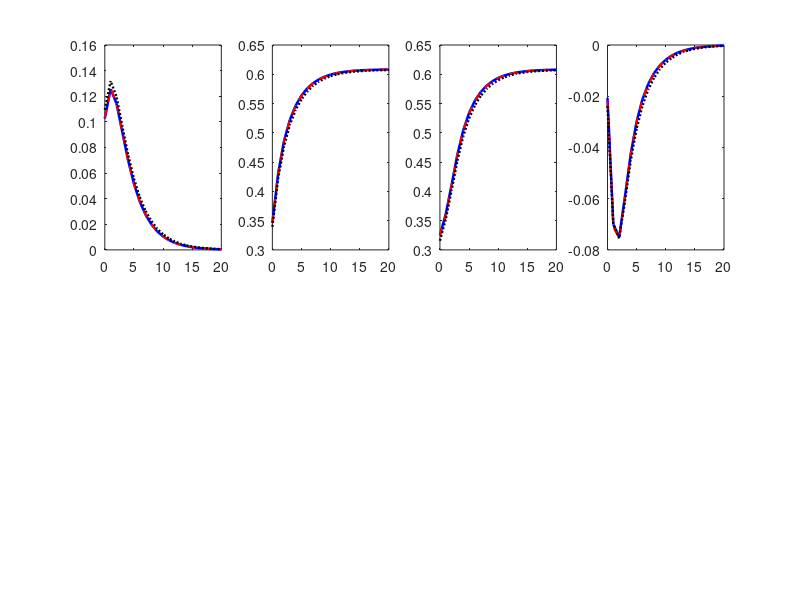

Recreate this plot in MATLAB. (Note: this script raises an error after producing the figure.)
% ============================================================
%  IRFs a los dos shocks monetarios — tres parametrizaciones
%  Uribe-A: producto, inflación, tasa nominal, tasa real
% ============================================================

load('irfs_A.mat');

H  = length(irf_mc5.dpi_obs_e_gm);
hh = 0:H-1;

shocks  = {'e_gm', 'e_zm'};
titulos = {'Shock permanente a la meta (X_t^m)', ...
           'Shock transitorio a la tasa (z_t^m)'};

irfs  = {irf_mc5, irf_mc6, irf_mh};
estilos = {'b-', 'r--', 'k:'};
anchos  = [1.8, 1.5, 1.7];
etiq    = {'Moda (mc=5)','Moda (mc=6)','Media posterior'};

figure('Position',[60 60 1300 520],'Color','w');

for s = 1:2
    sh = shocks{s};
    for p = 1:3
        I = irfs{p};
        Y  =   cumsum(I.(['dy_obs_'  sh])(1:H));
        PI = 4*cumsum(I.(['dpi_obs_' sh])(1:H));
        II = 4*cumsum(I.(['di_obs_'  sh])(1:H));
        R  = 4*I.(['r_obs_' sh])(1:H);

        datos = {Y, PI, II, R};
        for v = 1:4
            subplot(2,4,(s-1)*4+v);
            plot(hh, datos{v}, estilos{p}, 'LineWidth', anchos(p)); hold on;
        end
    end

    nombres = {'Producto (%)','Inflación (pp anual)', ...
               'Tasa nominal (pp anual)','Tasa real (pp anual)'};
    for v = 1:4
        subplot(2,4,(s-1)*4+v);
        yline(0,'k:'); grid on; box off; xlim([0 H-1]);
        title(nombres{v},'FontSize',9);
        if v==1
            ylabel(titulos{s},'FontSize',9,'Interpreter','tex','FontWeight','bold');
            if s==1, legend(etiq,'Box','off','Location','best','FontSize',7); end
        end
        if s==2, xlabel('Trimestres','FontSize',8); end
    end
end

saveas(gcf,'irfs_A_tres.png');
